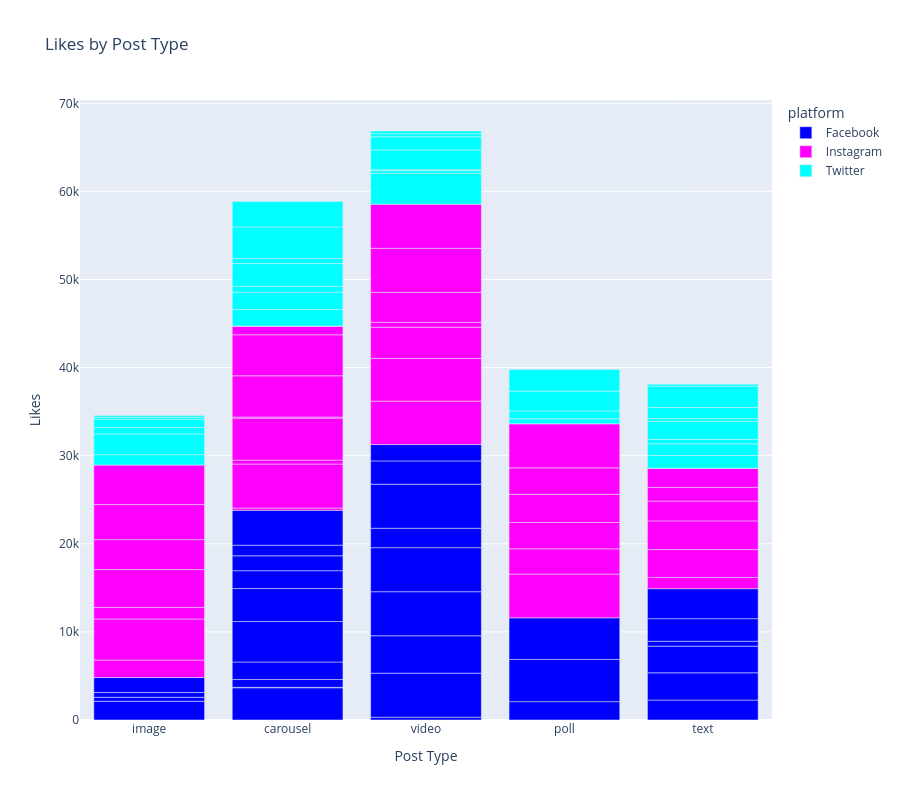

Source (notebook cell):
### Code cell
fig=px.bar(df,x="post_type",y="likes",width=900,height=800,title="Likes by Post Type",color="platform",color_discrete_sequence=["blue","magenta","cyan"])
fig.update_layout(xaxis_title="Post Type",yaxis_title="Likes")
fig.show()

### Figure 1 — Plotly figure (JSON) as saved in the notebook; plotly's stock layout.template omitted (floating-point values rounded to 4 significant figures)
{"data": [{"hovertemplate": "platform=Facebook<br>post_type=%{x}<br>likes=%{y}<extra></extra>", "legendgroup": "Facebook", "marker": {"color": "blue", "pattern": {"shape": ""}}, "name": "Facebook", "orientation": "v", "showlegend": true, "textposition": "auto", "type": "bar", "x": ["image", "carousel", "video", "carousel", "carousel", "image", "carousel", "poll", "image", "carousel", "poll", "video", "video", "video", "poll", "video", "video", "carousel", "text", "carousel", "text", "carousel", "text", "video", "text", "video", "carousel", "text", "text", "carousel", "video", "image"], "xaxis": "x", "y": [2121, 3660, 317, 45, 889, 455, 1992, 2083, 548, 4594, 4795, 5000, 4245, 5000, 4726, 5000, 2204, 3742, 2265, 2026, 3094, 1690, 3026, 5000, 553, 2642, 1203, 2566, 3404, 3956, 1857, 1694], "yaxis": "y"}, {"hovertemplate": "platform=Instagram<br>post_type=%{x}<br>likes=%{y}<extra></extra>", "legendgroup": "Instagram", "marker": {"color": "magenta", "pattern": {"shape": ""}}, "name": "Instagram", "orientation": "v", "showlegend": true, "textposition": "auto", "type": "bar", "x": ["poll", "carousel", "image", "text", "poll", "carousel", "text", "image", "image", "carousel", "video", "text", "text", "text", "image", "image", "video", "carousel", "video", "carousel", "image", "video", "video", "video", "text", "poll", "carousel", "carousel", "video", "text", "poll", "carousel", "poll", "carousel", "poll", "image"], "xaxis": "x", "y": [4955, 256, 1982, 1274, 2872, 5000, 3161, 4665, 1309, 447, 4929, 3259, 2251, 1551, 4297, 3401, 4846, 4763, 3544, 130, 3982, 560, 3398, 5000, 2153, 2990, 4678, 4656, 5000, 15, 3195, 951, 3005, 36, 5000, 4483], "yaxis": "y"}, {"hovertemplate": "platform=Twitter<br>post_type=%{x}<br>likes=%{y}<extra></extra>", "legendgroup": "Twitter", "marker": {"color": "cyan", "pattern": {"shape": ""}}, "name": "Twitter", "orientation": "v", "showlegend": true, "textposition": "auto", "type": "bar", "x": ["image", "video", "carousel", "text", "video", "text", "image", "text", "text", "poll", "carousel", "text", "poll", "video", "poll", "poll", "carousel", "carousel", "video", "image", "text", "image", "video", "carousel", "video", "image", "image", "carousel", "text", "carousel", "video", "text"], "xaxis": "x", "y": [1183, 3499, 1878, 1446, 304, 1333, 2348, 512, 2013, 559, 1961, 332, 898, 119, 2253, 2463, 667, 2586, 2236, 725, 1268, 950, 1498, 592, 344, 227, 187, 3571, 2416, 2884, 314, 229], "yaxis": "y"}], "layout": {"barmode": "relative", "height": 800, "legend": {"title": {"text": "platform"}, "tracegroupgap": 0}, "title": {"text": "Likes by Post Type"}, "width": 900, "xaxis": {"anchor": "y", "domain": [0, 1], "title": {"text": "Post Type"}}, "yaxis": {"anchor": "x", "domain": [0, 1], "title": {"text": "Likes"}}}}
